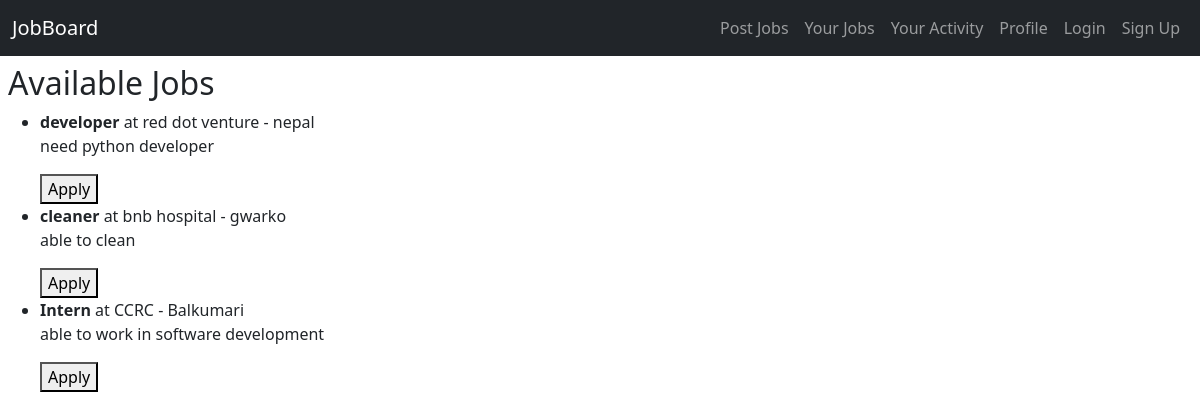
/, run on an earlier commit of the app's database.
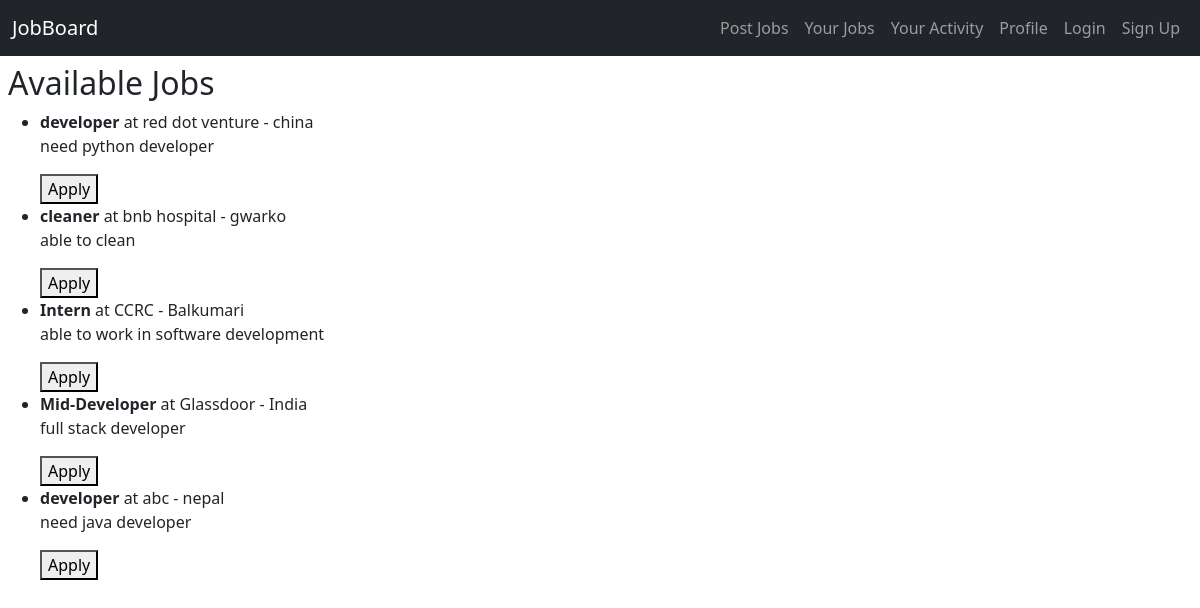
And on a later commit of the database.
### jobs/models.py (models this page shows)
class JobInformation(models.Model):
    job_title = models.CharField(max_length=30)
    company_name = models.CharField(max_length=30)
    location = models.CharField(max_length=50)
    job_description = models.CharField(blank=True, default="")
    date_posted = models.DateField(auto_now=True)
    posted_by = models.ForeignKey(User, on_delete=models.CASCADE, null=True, blank=True)

### jobs/views.py (the view)
# urls.py: path("", JobsListView.as_view(), name='home'),
class JobsListView(ListView):
    template_name = "app/home.html"
    model = JobInformation
    context_object_name = "Jobs"
    def get_queryset(self):
        user = self.request.user
        if user.is_authenticated:
            return JobInformation.objects.exclude(posted_by=user)
        else:
            return JobInformation.objects.all()

### templates/app/home.html (shortened to what this page needs)
{% extends "app/base.html" %} {% block title %}View Jobs{% endblock title %}
{%block content %}
<h2>Available Jobs</h2>
{% if Jobs %}
<ul>
  {% for job in Jobs %}
  <li>
    <strong>{{ job.job_title }}</strong> at {{ job.company_name }} - {{ job.location }}
    <p>{{ job.job_description }}</p>
        <a href="#">
            <button>Apply</button>
        </a>
  </li>
  {% endfor %}
</ul>
{% else %}
<p>No jobs available right now.</p>
{% endif %}
{% endblock content %}

What changed in the data, as far as the page shows it:
changed JobInformation "red dot venture": location "nepal" → "china"
added JobInformation: job_title "Mid-Developer", company_name "Glassdoor", location "India", job_description "full stack developer"
added JobInformation: job_title "developer", company_name "abc", location "nepal", job_description "need java developer"
